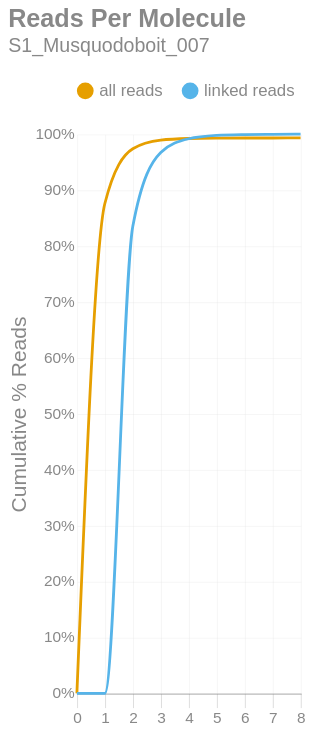

The code cell stored with this chart in its notebook:
### Markdown cell above
### Reads per Molecule
This chart shows the cumulative distribution of the number of reads per linked molecule. That is, how many alignments are associated with a unique molecule. This excludes the number of reads associated with invalid or absent linked-read barcodes. The `linked` histogram is the percentages recalculated when disregarding singletons.

### Code cell
if SKIPLR:
    print_html(f"Skipped")
else:
    counts = np.bincount(valids['reads'].cast(pl.Int64).to_numpy())
    weighted = counts * np.arange(len(counts))
    all_perc = weighted / n_reads
    linked_perc = weighted / n_linked_reads
    linked_perc[1] = 0
    binned_df = pl.DataFrame({
        'readsper': list(range(len(counts))),
        'all reads (cumsum)': np.cumsum(all_perc).tolist(),
        'linked reads (cumsum)': np.cumsum(linked_perc).tolist(),
    })

    with SafeRender(binned_df):
        (
            density_plot(binned_df, 'Reads Per Molecule', samplename, 'readspmol')
            .encode(
                x=alt.X('readsper:O', title=None).axis(labelAngle=0).scale(padding=0),
                y=alt.Y('value:Q', title='Cumulative % Reads').axis(format='%').stack(False),
                color=alt.Color("key:N").scale(domain=["all reads", "linked reads"]),
                tooltip=[
                    alt.Tooltip("key:N", title="Data Type"),
                    alt.Tooltip("readsper:O", title="Reads Per Molecule"),
                    alt.Tooltip("value:Q", format=".2%", title="% Reads (Cum.)")
                ]            
            )
        ).display()

### Figure 1 — Vega-Lite specification as saved in the notebook (floating-point values rounded to 4 significant figures)
{"width": "container", "height": 400, "config": {"title": {"anchor": "start", "dy": -15, "fontSize": 18, "color": "#888888", "subtitleColor": "#888888", "subtitleFontSize": 14}, "arc": {"fill": "#0072B2"}, "axis": {"domainColor": "#888888", "domainWidth": 0.5, "gridWidth": 0.2, "grid": false, "titleFontWeight": 400, "titleFontSize": 15, "labelFontSize": 11, "labelColor": "#888888", "tickColor": "#888888", "tickWidth": 0.2, "titleColor": "#888888"}, "axisBand": {"grid": false}, "axisX": {"grid": true, "tickSize": 10, "domainCap": "round"}, "axisY": {"domain": false, "grid": true, "tickSize": 0, "domainCap": "round"}, "background": "transparent", "header": {"labelFontSize": 15, "labelColor": "#888888", "titleFontSize": 15, "titleFontWeight": 600, "titleColor": "#888888"}, "legend": {"labelFont": "sans-serif", "labelFontSize": 12, "labelColor": "#888888", "symbolSize": 100, "symbolType": "circle", "titleFontSize": 12, "titlePadding": 10, "titleColor": "#888888", "title": null, "orient": "top"}, "range": {"category": ["#E69F00", "#56B4E9", "#009E73", "#F0E442", "#0072B2", "#D55E00", "#CC79A7", "#000000"], "diverging": ["#cfe8f3", "#a2d4ec", "#73bfe2", "#46abdb", "#1696d2", "#12719e"]}, "area": {"fill": "#0072B2", "fillOpacity": 0.7, "line": true, "strokeOpacity": 0.7}, "line": {"color": "#0072B2", "stroke": "#0072B2", "strokeWidth": 2}, "trail": {"color": "#0072B2", "stroke": "#0072B2", "strokeWidth": 0, "size": 1}, "point": {"filled": true, "fillOpacity": 1.0, "size": 95}, "text": {"color": "#888888", "fontSize": 11, "align": "right", "fontWeight": 400, "size": 11}, "bar": {"fill": "#0072B2", "stroke": null}, "view": {"stroke": null, "continuousWidth": 660, "continuousHeight": 400}}, "data": {"name": "data-facfc465e2d4032fc46b3d87cdacb23e"}, "mark": {"type": "line", "interpolate": "monotone", "point": {"opacity": 0, "size": 275}}, "encoding": {"color": {"field": "key", "scale": {"domain": ["all reads", "linked reads"]}, "type": "nominal"}, "tooltip": [{"field": "key", "title": "Data Type", "type": "nominal"}, {"field": "readsper", "title": "Reads Per Molecule", "type": "ordinal"}, {"field": "value", "format": ".2%", "title": "% Reads (Cum.)", "type": "quantitative"}], "x": {"axis": {"labelAngle": 0}, "field": "readsper", "scale": {"padding": 0}, "title": null, "type": "ordinal"}, "y": {"axis": {"format": "%"}, "field": "value", "stack": false, "title": "Cumulative % Reads", "type": "quantitative"}}, "params": [{"name": "param_c36ac31b6afebe62", "select": {"type": "point", "fields": ["key"]}, "bind": "legend"}], "title": {"text": "Reads Per Molecule", "subtitle": "S1_Musquodoboit_007"}, "transform": [{"fold": ["all reads (cumsum)", "linked reads (cumsum)"]}, {"calculate": "replace(datum.key, ' (cumsum)', '')", "as": "key"}, {"filter": {"param": "param_c36ac31b6afebe62"}}], "usermeta": {"embedOptions": {"downloadFileName": "S1_Musquodoboit_007.readspmol"}}, "$schema": "https://vega.github.io/schema/vega-lite/v6.1.0.json", "datasets": {"data-facfc465e2d4032fc46b3d87cdacb23e": [{"readsper": 0, "all reads (cumsum)": 0.0, "linked reads (cumsum)": 0.0}, {"readsper": 1, "all reads (cumsum)": 0.8761, "linked reads (cumsum)": 0.0}, {"readsper": 2, "all reads (cumsum)": 0.974, "linked reads (cumsum)": 0.8354}, {"readsper": 3, "all reads (cumsum)": 0.9894, "linked reads (cumsum)": 0.9673}, {"readsper": 4, "all reads (cumsum)": 0.9923, "linked reads (cumsum)": 0.9919}, {"readsper": 5, "all reads (cumsum)": 0.993, "linked reads (cumsum)": 0.9979}, {"readsper": 6, "all reads (cumsum)": 0.9932, "linked reads (cumsum)": 0.9994}, {"readsper": 7, "all reads (cumsum)": 0.9932, "linked reads (cumsum)": 0.9998}, {"readsper": 8, "all reads (cumsum)": 0.9933, "linked reads (cumsum)": 1.0}]}}
